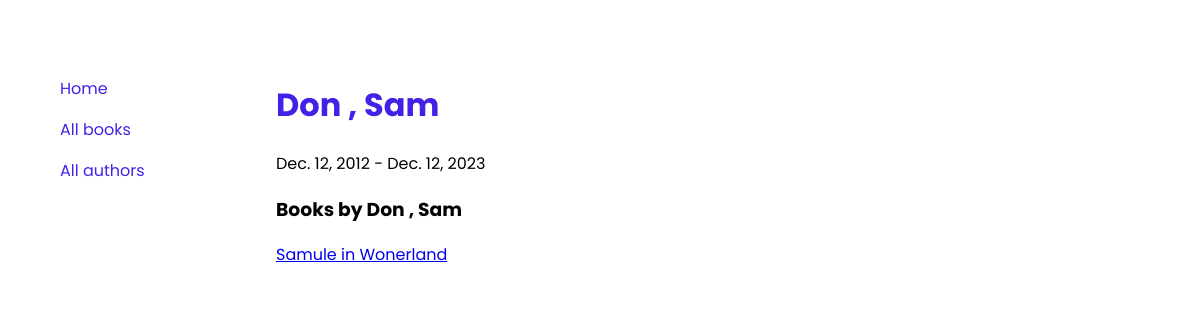
/catalog/authors/1, run on an earlier commit of the app's database.
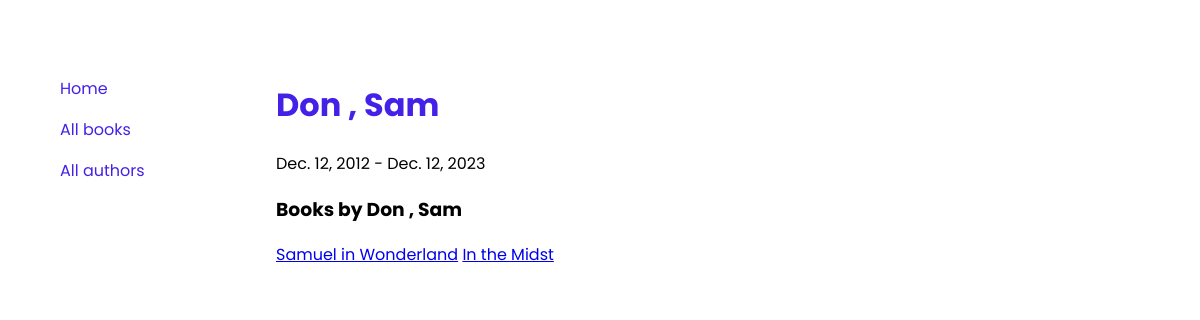
And on a later commit of the database.
### catalog/models.py (models this page shows, shortened)
class Author(models.Model):
    first_name = models.CharField(max_length=100)
    last_name = models.CharField(max_length=100)
    date_of_birth = models.DateField(null=True, blank=True)
    date_of_death = models.DateField('Died',null=True, blank=True)
    class Meta:
        ordering = ['last_name', 'first_name']
    def __str__(self):
        return f'{self.last_name} , {self.first_name}'

class Book(models.Model):
    title = models.CharField(max_length=200)
    author = models.ForeignKey('Author', on_delete=models.SET_NULL, null=True)
    summary = models.TextField(max_length=1000, help_text="Enter a brief description of the book")
    isbn = models.CharField('ISBN', max_length=13, unique=True, help_text='13 character <a href="https://www.isbn-international.org/content/what-isbn">ISBN number</a> ')
    genre = models.ManyToManyField(Genre, help_text='Select a genre for this book')
    image = models.ImageField(upload_to='uploads')
    def __str__(self):
        return self.title

### catalog/views.py (the view)
# urls.py: path('authors/<int:pk>', views.authorDetails, name='authorDetails'),
def authorDetails(request, pk):
    author = Author.objects.get(id=pk)
    authorBooks = Book.objects.filter(author = pk)
    context = {
        'author': author,
        'books': authorBooks
    }
    return render(request, 'catalog/authorDetails.html', context )

### catalog/templates/catalog/authorDetails.html
{% extends 'catalog/base_generic.html' %} {% block MainContent %}
<div class="content">
  <h1>{{ author }}</h1>
  {{ author.date_of_birth }} - {{ author.date_of_death }}
<h3>Books by {{ author }}</h3>
{% for book in books %}
  <a href="{% url 'bookDetails' book.id %}">{{ book }}</a>
{% endfor %}
</div>
{% endblock %}

### catalog/templates/catalog/base_generic.html (shortened to what this page needs)
{% load static %}
<!DOCTYPE html>
<html lang="en">
  <head>
    <link rel="stylesheet" href="{% static 'css/styles.css' %}" />
  </head>
  <body>
    <div class="home-sidebar">
      {% block sidebar %}
      <div class="sidebar">
        <a href="{% url 'index' %}">Home</a>
        <a href="{% url 'books' %}">All books</a>
        <a href="{% url 'authors' %}">All authors</a>
      </div>
        {% endblock %}
      {% block MainContent %}
      {% endblock %}
    </div>
  </body>
</html>

### catalog/static/css/styles.css (style rules this page uses)
:root { --primary-color: rgb(69, 33, 231); }
body { font-family: 'Poppins'; margin: 5%; }
h1 { color: var(--primary-color); }
.home-sidebar { display: grid; grid-template-columns: 20% 80%; }
.sidebar>a { text-decoration: none; color: var(--primary-color); }

What changed in the data, as far as the page shows it:
changed Book: title "Samule in Wonerland" → "Samuel in Wonderland"
added Book: title "In the Midst"
